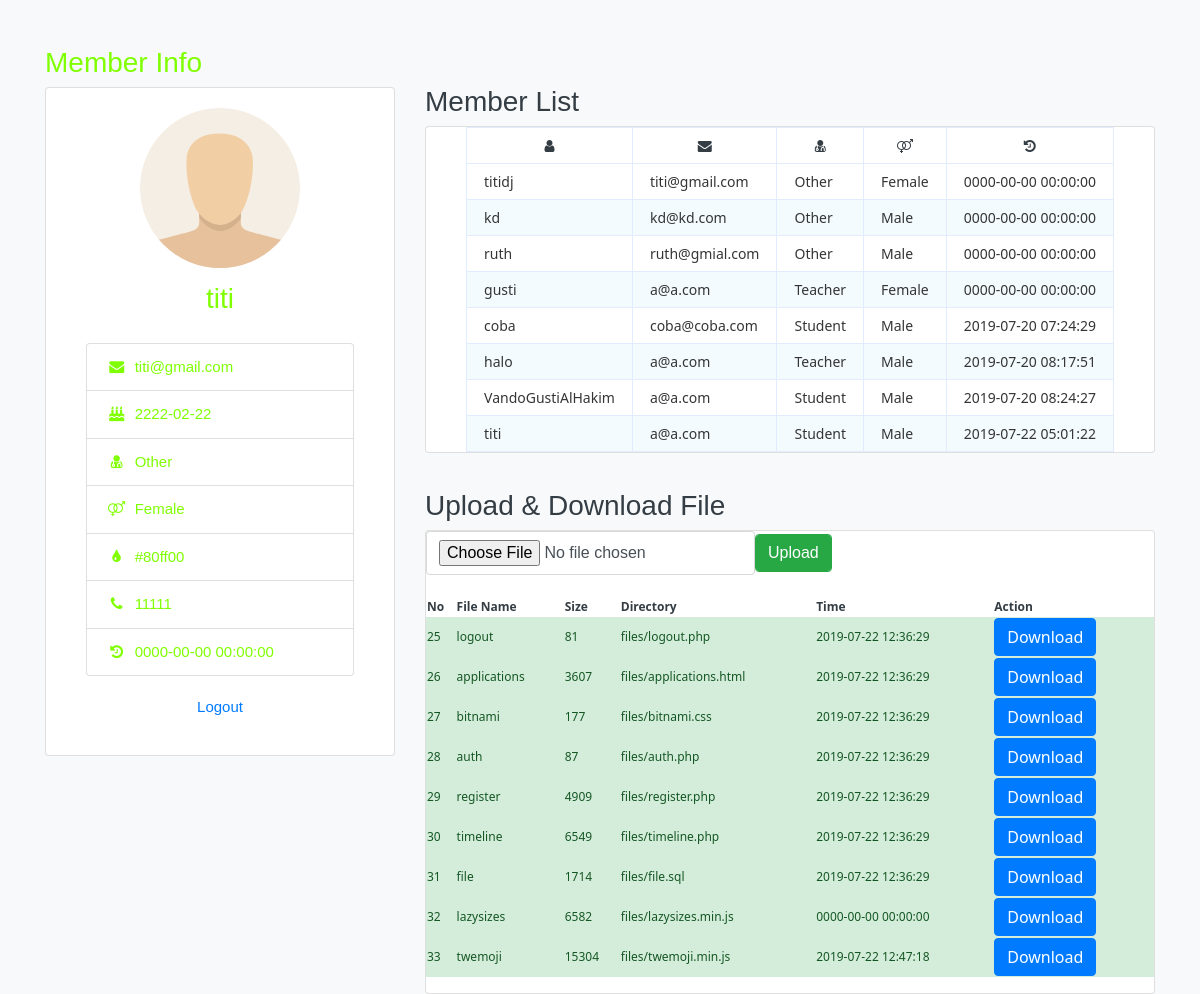
Page /timeline.php (signed in) on the committed database.
### tables this page shows
CREATE TABLE `users` (
  `id` int(11) NOT NULL,
  `username` varchar(255) NOT NULL,
  `email` varchar(255) NOT NULL,
  `password` varchar(255) NOT NULL,
  `name` varchar(255) NOT NULL,
  `photo` varchar(255) NOT NULL DEFAULT 'default.svg',
  `birthday` date NOT NULL,
  `gender` char(10) NOT NULL,
  `occupation` char(10) NOT NULL,
  `favcolor` text NOT NULL,
  `phone` bigint(20) NOT NULL,
  `timestamp` timestamp NOT NULL DEFAULT current_timestamp(),
  `file` varchar(500) NOT NULL,
  `filename` varchar(200) NOT NULL,
  `file_id` int(11) NOT NULL
);

CREATE TABLE `file` (
  `file_id` int(11) NOT NULL,
  `name` varchar(200) NOT NULL,
  `file` varchar(500) NOT NULL,
  `size` int(11) NOT NULL,
  `timestamp` timestamp NOT NULL DEFAULT current_timestamp() ON UPDATE current_timestamp()
);

### timeline.php (the view, shortened to what this page needs)
<!DOCTYPE html>
<html lang="en">
<head>
	<link rel="stylesheet" href="font-awesome-4.7.0/css/font-awesome.min.css">
    <link rel="stylesheet" href="css/bootstrap.min.css" />
</head>
<body class="bg-light">
<div class="container mt-5">
<h3><font color = "<?php echo $_SESSION["user"]["favcolor"] ?>">Member Info</h3>
    <div class="row">
        <div class="col-md-4">
            <div class="card">
                <div class="card-body text-center">
                    <img class="img img-responsive rounded-circle mb-3" width="160" src="img/<?php echo $_SESSION['user']['photo'] ?>" />
                    <h3><?php echo $_SESSION["user"]["name"] ?></h3>
					<div class="card-body text-left" class="list-group">
					  <a class="list-group-item"><i class="fa fa-envelope fa-fw" aria-hidden="true"></i>&nbsp; <?php echo $_SESSION["user"]["email"] ?></a>
					  <a class="list-group-item"><i class="fa fa-birthday-cake fa-fw" aria-hidden="true"></i>&nbsp; <?php echo $_SESSION["user"]["birthday"] ?></a>
					  <a class="list-group-item"><i class="fa fa-user-md fa-fw" aria-hidden="true"></i>&nbsp; <?php echo $_SESSION["user"]["occupation"] ?></a>
					  <a class="list-group-item"><i class="fa fa-venus-mars fa-fw" aria-hidden="true"></i>&nbsp; <?php echo $_SESSION["user"]["gender"] ?></a>
					  <a class="list-group-item"><i class="fa fa-tint fa-fw" aria-hidden="true"></i>&nbsp; <?php echo $_SESSION["user"]["favcolor"] ?></a>
					  <a class="list-group-item"><i class="fa fa-phone fa-fw" aria-hidden="true"></i>&nbsp; <?php echo $_SESSION["user"]["phone"] ?></a>
					  <a class="list-group-item"><i class="fa fa-history fa-fw" aria-hidden="true"></i>&nbsp; <?php echo $_SESSION["user"]["timestamp"] ?></a>
					</font></div>
                    <p><a href="logout.php">Logout</a></p>
                </div>
            </div>
        </div>
        <div class="col-md-8">
		<h3>Member List</h3>
		<div class="card mb-3">
			<table class="data-table">
			  <thead>
				<tr>
				  <td align="center"><i class="fa fa-user fa-fw" aria-hidden="true"></i></td>
				  <td align="center"><i class="fa fa-envelope fa-fw" aria-hidden="true"></i></td>
				  <td align="center"><i class="fa fa-user-md fa-fw" aria-hidden="true"></i></td>
				  <td align="center"><i class="fa fa-venus-mars fa-fw" aria-hidden="true"></i></td>
				  <td align="center"><i class="fa fa-history fa-fw" aria-hidden="true"></i></td>
				</tr>
			  </thead>
			  <tbody>
				<tr>
				<?php
					$db_host = 'localhost';
					$db_user = 'root';
					$db_pass = '';
					$db_name = 'pesbuk';
					$conn = mysqli_connect($db_host, $db_user, $db_pass, $db_name);
					$sql = 'SELECT *
							FROM users';
					$query = mysqli_query($conn, $sql);
				?>
		<?php
		while($data = mysqli_fetch_array($query)){
		?>
		<tr>
			<td><?php echo $data['username']; ?></td>
			<td><?php echo $data['email']; ?></td>
			<td><?php echo $data['occupation']; ?></td>
			<td><?php echo $data['gender']; ?></td>
			<td><?php echo $data['timestamp']; ?></td>
		</tr>
		<?php } ?>
			  </tbody>
			</table>
		</div></br>
		<h3>Upload & Download File</h3>
		<div class="card mb-8">
			<form class="form-inline" method="POST" action="upload.php" enctype="multipart/form-data">
			 <input class="form-control" type="file" name="upload"/>
			 <button type="submit" class="btn btn-success form-control" name="submit"><span class="glyphicon glyphicon-upload"></span> Upload</button>
			</form>
			<br/>
			<div class="form-group">
			  <table id="example" class="display responsive nowrap" style="width:100%">
				<thead>
				  <tr>
					<th>No</th>
					<th>File Name</th>
					<th>Size</th>
					<th>Directory</th>
					<th>Time</th>
					<th>Action</th>
				  </tr>
				</thead>
				<tbody class="alert-success">
				  <?php
				  require 'configdb.php';
				  $row = $conn->query("SELECT * FROM `file`") or die(mysqli_error());
				  while($fetch = $row->fetch_array()){
				  ?>
				  <tr>
					<?php
					$name = explode('/', $fetch['file']);
					?>
					<td><?php echo $fetch['file_id']?></td>
					<td><?php echo $fetch['name']?></td>
					<td><?php echo $fetch['size']?></td>
					<td><?php echo $fetch['file']?></td>
					<td><?php echo $fetch['timestamp']?></td>
					<td><a href="download.php?file=<?php echo $name[1]?>" class="btn btn-primary"><span class="glyphicon glyphicon-download"></span> Download</a></td>
				  </tr>
				  <?php
					}
					?>
			  </tbody>
			 </table>
			</div>
		</div>
		</div>
    </div>
</div>
</body>
</html>

### timeline.php (style rules this page uses)
body { font-size: 15px; color: #343d44; font-family: "segoe-ui", "open-sans", tahoma, arial; padding: 0; margin: 0; }
table { margin: auto; font-family: "Lucida Sans Unicode", "Lucida Grande", "Segoe Ui"; font-size: 12px; }
table td { transition: all .5s; }
.data-table { border-collapse: collapse; font-size: 14px; min-width: 537px; }
.data-table th, .data-table td { border: 1px solid #e1edff; padding: 7px 17px; }
.data-table tbody td { color: #353535; }
.data-table tbody td:first-child, .data-table tbody td:nth-child(4), .data-table tbody td:last-child { text-align: left; }
.data-table tbody tr:nth-child(odd) td { background-color: #f4fbff; }

### rows in the picture
users: username "titidj", email "titi@gmail.com", occupation "Other", gender "Female", timestamp "0000-00-00 00:00:00"
users: username "kd", email "kd@kd.com", occupation "Other", gender "Male", timestamp "0000-00-00 00:00:00"
users: username "ruth", email "ruth@gmial.com", occupation "Other", gender "Male", timestamp "0000-00-00 00:00:00"
users: username "gusti", email "a@a.com", occupation "Teacher", gender "Female", timestamp "0000-00-00 00:00:00"
users: username "coba", email "coba@coba.com", occupation "Student", gender "Male", timestamp "2019-07-20 07:24:29"
users: username "halo", email "a@a.com", occupation "Teacher", gender "Male", timestamp "2019-07-20 08:17:51"
users: username "VandoGustiAlHakim", email "a@a.com", occupation "Student", gender "Male", timestamp "2019-07-20 08:24:27"
users: username "titi", email "a@a.com", occupation "Student", gender "Male", timestamp "2019-07-22 05:01:22"
file: file_id "25", name "logout", size "81", file "files/logout.php", timestamp "2019-07-22 12:36:29"
file: file_id "26", name "applications", size "3607", file "files/applications.html", timestamp "2019-07-22 12:36:29"
file: file_id "27", name "bitnami", size "177", file "files/bitnami.css", timestamp "2019-07-22 12:36:29"
file: file_id "28", name "auth", size "87", file "files/auth.php", timestamp "2019-07-22 12:36:29"
file: file_id "29", name "register", size "4909", file "files/register.php", timestamp "2019-07-22 12:36:29"
file: file_id "30", name "timeline", size "6549", file "files/timeline.php", timestamp "2019-07-22 12:36:29"
file: file_id "31", name "file", size "1714", file "files/file.sql", timestamp "2019-07-22 12:36:29"
file: file_id "32", name "lazysizes", size "6582", file "files/lazysizes.min.js", timestamp "0000-00-00 00:00:00"
file: file_id "33", name "twemoji", size "15304", file "files/twemoji.min.js", timestamp "2019-07-22 12:47:18"

### other values in the picture
$_SESSION["user"]["name"] "titi"
$_SESSION["user"]["email"] "titi@gmail.com"
$_SESSION["user"]["birthday"] "2222-02-22"
$_SESSION["user"]["occupation"] "Other"
$_SESSION["user"]["gender"] "Female"
$_SESSION["user"]["favcolor"] "#80ff00"
$_SESSION["user"]["phone"] "11111"
$_SESSION["user"]["timestamp"] "0000-00-00 00:00:00"
